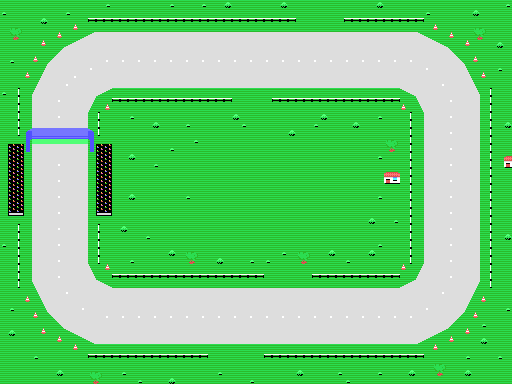

Below is a game level as drawn by its tile map, then a one-line description and the .tmx that defines it (tile-layer data replaced by summaries):
An orthogonal 64x48 tile map with 8x8 px tiles, 1 tile layer (Tile Layer 1) and 11 objects.

<map version="1.0" tiledversion="1.1.4" orientation="orthogonal" renderorder="right-down" width="64" height="48" tilewidth="8" tileheight="8" infinite="0" nextobjectid="13">
 <tileset firstgid="1" name="tiles2" tilewidth="8" tileheight="8" tilecount="256" columns="16">
  <image source="tiles2.png" width="128" height="128" />
 </tileset>
 <layer name="Tile Layer 1" width="64" height="48">
  <data>[3072 cells, 3072 non-empty, 46 distinct tile ids]</data>
 </layer>
 <objectgroup name="Object Layer 1">
  <object id="1" x="56" y="120" width="8" height="8">
   <properties>
    <property name="direction" value="up" />
    <property name="speed" value="240" />
   </properties>
  </object>
  <object id="3" x="104" y="56" width="8" height="8">
   <properties>
    <property name="direction" value="right" />
    <property name="speed" value="240" />
   </properties>
  </object>
  <object id="4" x="384" y="56" width="8" height="8">
   <properties>
    <property name="direction" value="right" />
    <property name="speed" value="240" />
   </properties>
  </object>
  <object id="5" x="248" y="56" width="8" height="8">
   <properties>
    <property name="direction" value="right" />
    <property name="speed" value="240" />
   </properties>
  </object>
  <object id="6" x="448" y="112" width="8" height="8">
   <properties>
    <property name="direction" value="down" />
    <property name="speed" value="240" />
   </properties>
  </object>
  <object id="7" x="448" y="248" width="8" height="8">
   <properties>
    <property name="direction" value="down" />
    <property name="speed" value="240" />
   </properties>
  </object>
  <object id="8" x="408" y="312" width="8" height="8">
   <properties>
    <property name="direction" value="left" />
    <property name="speed" value="240" />
   </properties>
  </object>
  <object id="9" x="264" y="312" width="8" height="8">
   <properties>
    <property name="direction" value="left" />
    <property name="speed" value="240" />
   </properties>
  </object>
  <object id="10" x="120" y="312" width="8" height="8">
   <properties>
    <property name="direction" value="left" />
    <property name="speed" value="240" />
   </properties>
  </object>
  <object id="11" x="56" y="272" width="8" height="8">
   <properties>
    <property name="direction" value="up" />
    <property name="speed" value="240" />
   </properties>
  </object>
  <object id="12" x="56" y="128" width="8" height="8">
   <properties>
    <property name="direction" value="up" />
    <property name="speed" value="240" />
   </properties>
  </object>
 </objectgroup>
</map>